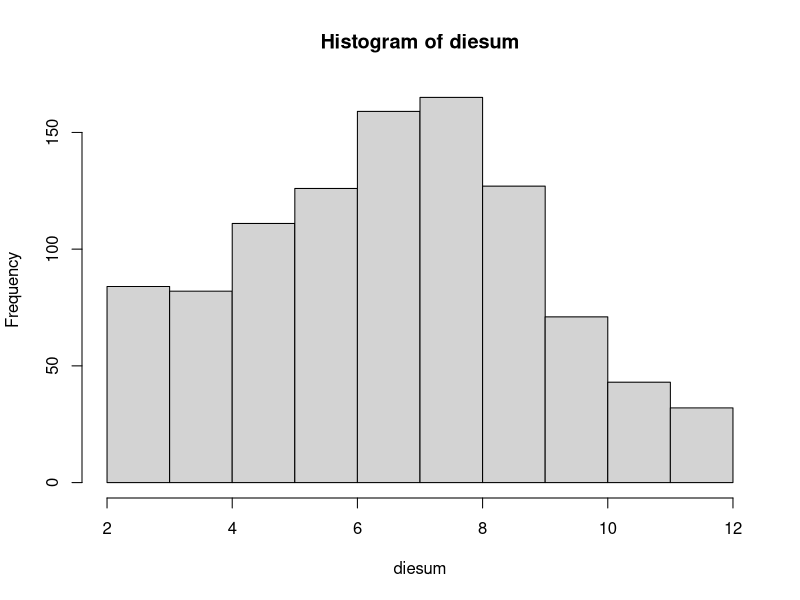
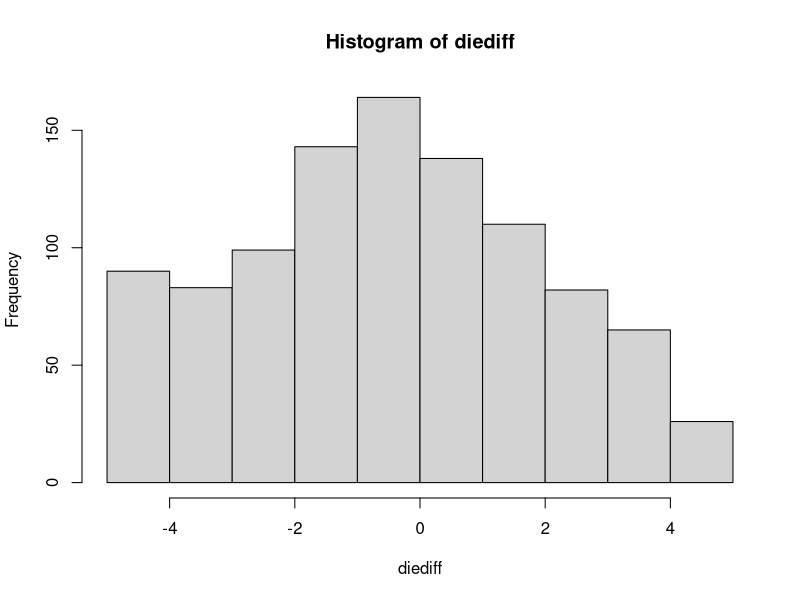
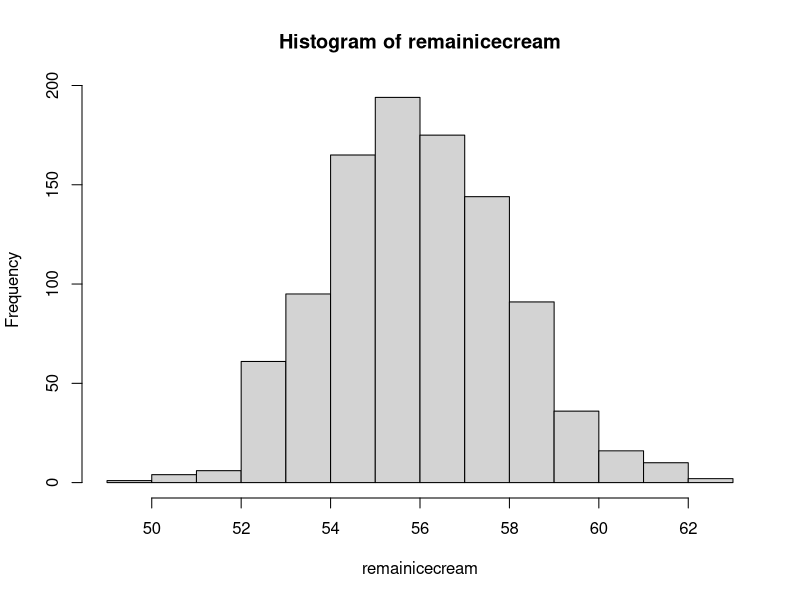

R code for these plots, in order:
## ---- chunk 1
bluedierolls = sample(c(1, 2, 3, 4, 5, 6), 1000, replace = TRUE, prob = c(1/6, 1/6, 1/6, 1/6, 1/6, 1/6))
greendierolls = sample(c(1, 2, 3, 4, 5, 6), 1000, replace = TRUE, prob = c(1/6, 1/6, 1/6, 1/6, 1/6, 1/6))
diesum=bluedierolls+greendierolls
hist(diesum)
## ---- chunk 2
mean(diesum)
var(diesum)
## ---- chunk 3
bluedierolls = sample(c(1, 2, 3, 4, 5, 6), 1000, replace = TRUE, prob = c(1/6, 1/6, 1/6, 1/6, 1/6, 1/6))
greendierolls = sample(c(1, 2, 3, 4, 5, 6), 1000, replace = TRUE, prob = c(1/6, 1/6, 1/6, 1/6, 1/6, 1/6))
diediff=bluedierolls-greendierolls
hist(diediff)
## ---- chunk 4
mean(diediff) 
var(diediff)
## ---- chunk 5
boxoz=rnorm(1000, mean = 60, sd = 2)
scooponeoz=rnorm(1000, mean = 2, sd = .15)
scooptwooz=rnorm(1000, mean = 2, sd = .15)

remainicecream=boxoz-scooponeoz-scooptwooz
hist(remainicecream)
## ---- chunk 6
mean(remainicecream)
var(remainicecream)
